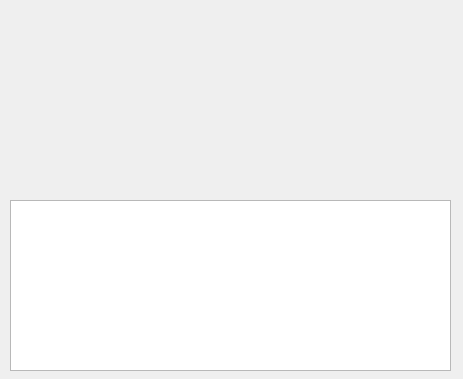
<?xml version="1.0" encoding="UTF-8"?>
<ui version="4.0">
 <class>info_dialog</class>
 <widget class="QDialog" name="info_dialog">
  <property name="geometry">
   <rect>
    <x>0</x>
    <y>0</y>
    <width>463</width>
    <height>379</height>
   </rect>
  </property>
  <property name="windowTitle">
   <string>Dialog</string>
  </property>
  <widget class="QLabel" name="label">
   <property name="geometry">
    <rect>
     <x>20</x>
     <y>20</y>
     <width>431</width>
     <height>161</height>
    </rect>
   </property>
   <property name="text">
    <string/>
   </property>
  </widget>
  <widget class="QTextBrowser" name="textBrowser">
   <property name="geometry">
    <rect>
     <x>10</x>
     <y>200</y>
     <width>441</width>
     <height>171</height>
    </rect>
   </property>
  </widget>
 </widget>
 <resources/>
 <connections/>
</ui>
